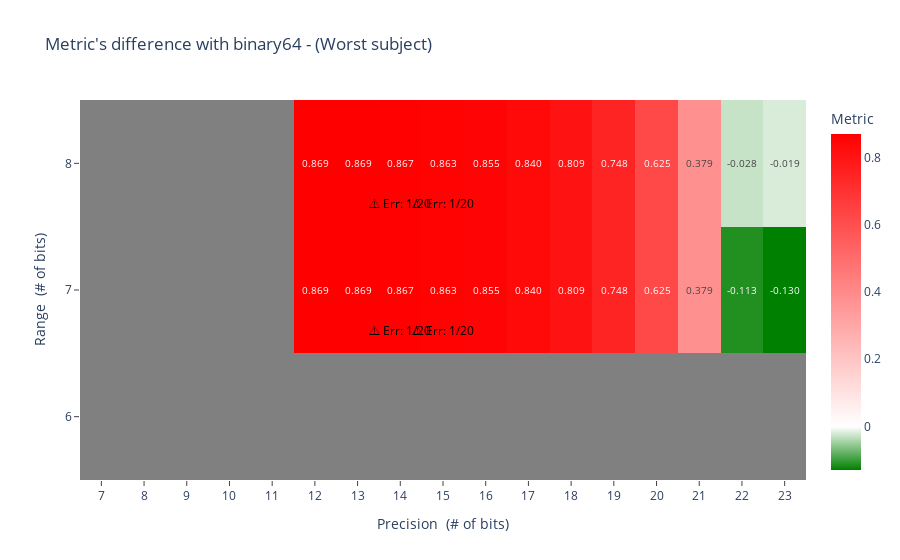
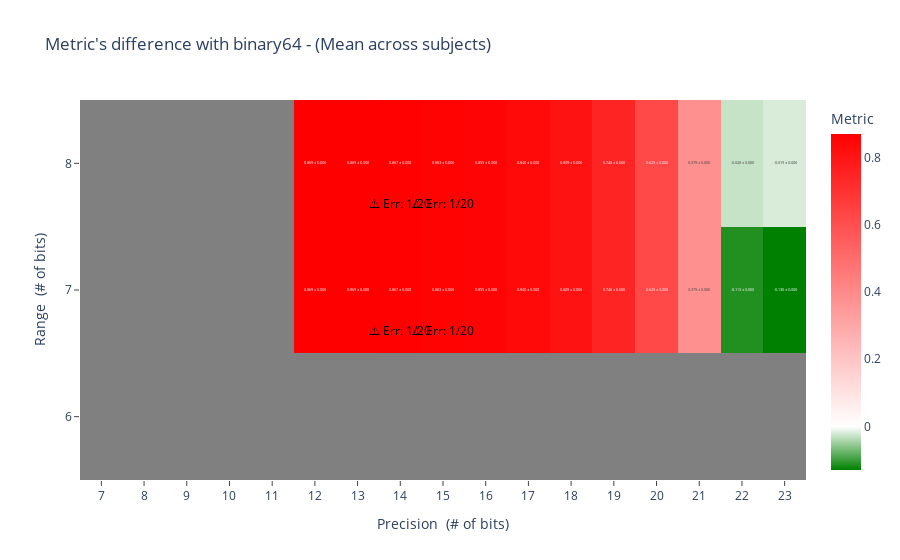

Write notebook code for charts like these, in order.
### Code cell
plot_metric_diff(n_failed, worst_metrics, n_subjects=n_subjects, metric_name="Worst subject")
plot_metric_diff(n_failed, mean_metrics, n_subjects=n_subjects, exp_metrics=_exp_metrics, metric_name="Mean across subjects")

### Figure 1 — Plotly figure (JSON) as saved in the notebook; plotly's stock layout.template omitted (floating-point values rounded to 4 significant figures)
{"data": [{"colorscale": [[0, "grey"], [1, "grey"]], "showscale": false, "type": "heatmap", "x": [7, 8, 9, 10, 11, 12, 13, 14, 15, 16, 17, 18, 19, 20, 21, 22, 23], "y": [6, 7, 8], "z": [[1, 1, 1, 1, 1, 1, 1, 1, 1, 1, 1, 1, 1, 1, 1, 1, 1], [1, 1, 1, 1, 1, null, null, null, null, null, null, null, null, null, null, null, null], [1, 1, 1, 1, 1, null, null, null, null, null, null, null, null, null, null, null, null]]}, {"colorbar": {"title": {"text": "Metric"}}, "colorscale": [[0, "green"], [0.1297, "white"], [1, "red"]], "text": [["", "", "", "", "", "", "", "", "", "", "", "", "", "", "", "", ""], ["", "", "", "", "", "0.869", "0.869", "0.867", "0.863", "0.855", "0.840", "0.809", "0.748", "0.625", "0.379", "-0.113", "-0.130"], ["", "", "", "", "", "0.869", "0.869", "0.867", "0.863", "0.855", "0.840", "0.809", "0.748", "0.625", "0.379", "-0.028", "-0.019"]], "texttemplate": "%{text}", "type": "heatmap", "x": [7, 8, 9, 10, 11, 12, 13, 14, 15, 16, 17, 18, 19, 20, 21, 22, 23], "y": [6, 7, 8], "z": [[null, null, null, null, null, null, null, null, null, null, null, null, null, null, null, null, null], [null, null, null, null, null, 0.8695, 0.8685, 0.8666, 0.8628, 0.8551, 0.8397, 0.809, 0.7475, 0.6246, 0.3787, -0.113, -0.1296], [null, null, null, null, null, 0.8695, 0.8685, 0.8666, 0.8628, 0.855, 0.8397, 0.809, 0.7475, 0.6246, 0.3787, -0.02846, -0.01933]], "zmax": 0.8695, "zmin": -0.1296}], "layout": {"annotations": [{"font": {"color": "black"}, "showarrow": false, "text": "⚠ Err: 1/20", "x": 14, "xanchor": "center", "y": 6.6, "yanchor": "bottom"}, {"font": {"color": "black"}, "showarrow": false, "text": "⚠ Err: 1/20", "x": 15, "xanchor": "center", "y": 6.6, "yanchor": "bottom"}, {"font": {"color": "black"}, "showarrow": false, "text": "⚠ Err: 1/20", "x": 14, "xanchor": "center", "y": 7.6, "yanchor": "bottom"}, {"font": {"color": "black"}, "showarrow": false, "text": "⚠ Err: 1/20", "x": 15, "xanchor": "center", "y": 7.6, "yanchor": "bottom"}], "title": {"text": "Metric's difference with binary64 - (Worst subject)"}, "xaxis": {"ticks": "outside", "tickvals": [7, 8, 9, 10, 11, 12, 13, 14, 15, 16, 17, 18, 19, 20, 21, 22, 23], "title": {"text": "Precision  (# of bits)"}}, "yaxis": {"ticks": "outside", "tickvals": [6, 7, 8], "title": {"text": "Range  (# of bits)"}}}}

### Figure 2 — Plotly figure (JSON) as saved in the notebook; plotly's stock layout.template omitted (floating-point values rounded to 4 significant figures)
{"data": [{"colorscale": [[0, "grey"], [1, "grey"]], "showscale": false, "type": "heatmap", "x": [7, 8, 9, 10, 11, 12, 13, 14, 15, 16, 17, 18, 19, 20, 21, 22, 23], "y": [6, 7, 8], "z": [[1, 1, 1, 1, 1, 1, 1, 1, 1, 1, 1, 1, 1, 1, 1, 1, 1], [1, 1, 1, 1, 1, null, null, null, null, null, null, null, null, null, null, null, null], [1, 1, 1, 1, 1, null, null, null, null, null, null, null, null, null, null, null, null]]}, {"colorbar": {"title": {"text": "Metric"}}, "colorscale": [[0, "green"], [0.1297, "white"], [1, "red"]], "text": [["", "", "", "", "", "", "", "", "", "", "", "", "", "", "", "", ""], ["", "", "", "", "", "0.869 ± 0.000", "0.869 ± 0.000", "0.867 ± 0.000", "0.863 ± 0.000", "0.855 ± 0.000", "0.840 ± 0.000", "0.809 ± 0.000", "0.748 ± 0.000", "0.625 ± 0.000", "0.379 ± 0.000", "-0.113 ± 0.000", "-0.130 ± 0.000"], ["", "", "", "", "", "0.869 ± 0.000", "0.869 ± 0.000", "0.867 ± 0.000", "0.863 ± 0.000", "0.855 ± 0.000", "0.840 ± 0.000", "0.809 ± 0.000", "0.748 ± 0.000", "0.625 ± 0.000", "0.379 ± 0.000", "-0.028 ± 0.000", "-0.019 ± 0.000"]], "texttemplate": "%{text}", "type": "heatmap", "x": [7, 8, 9, 10, 11, 12, 13, 14, 15, 16, 17, 18, 19, 20, 21, 22, 23], "y": [6, 7, 8], "z": [[null, null, null, null, null, null, null, null, null, null, null, null, null, null, null, null, null], [null, null, null, null, null, 0.8695, 0.8685, 0.8666, 0.8628, 0.8551, 0.8397, 0.809, 0.7475, 0.6246, 0.3787, -0.113, -0.1296], [null, null, null, null, null, 0.8695, 0.8685, 0.8666, 0.8628, 0.855, 0.8397, 0.809, 0.7475, 0.6246, 0.3787, -0.02846, -0.01933]], "zmax": 0.8695, "zmin": -0.1296}], "layout": {"annotations": [{"font": {"color": "black"}, "showarrow": false, "text": "⚠ Err: 1/20", "x": 14, "xanchor": "center", "y": 6.6, "yanchor": "bottom"}, {"font": {"color": "black"}, "showarrow": false, "text": "⚠ Err: 1/20", "x": 15, "xanchor": "center", "y": 6.6, "yanchor": "bottom"}, {"font": {"color": "black"}, "showarrow": false, "text": "⚠ Err: 1/20", "x": 14, "xanchor": "center", "y": 7.6, "yanchor": "bottom"}, {"font": {"color": "black"}, "showarrow": false, "text": "⚠ Err: 1/20", "x": 15, "xanchor": "center", "y": 7.6, "yanchor": "bottom"}], "title": {"text": "Metric's difference with binary64 - (Mean across subjects)"}, "xaxis": {"ticks": "outside", "tickvals": [7, 8, 9, 10, 11, 12, 13, 14, 15, 16, 17, 18, 19, 20, 21, 22, 23], "title": {"text": "Precision  (# of bits)"}}, "yaxis": {"ticks": "outside", "tickvals": [6, 7, 8], "title": {"text": "Range  (# of bits)"}}}}
